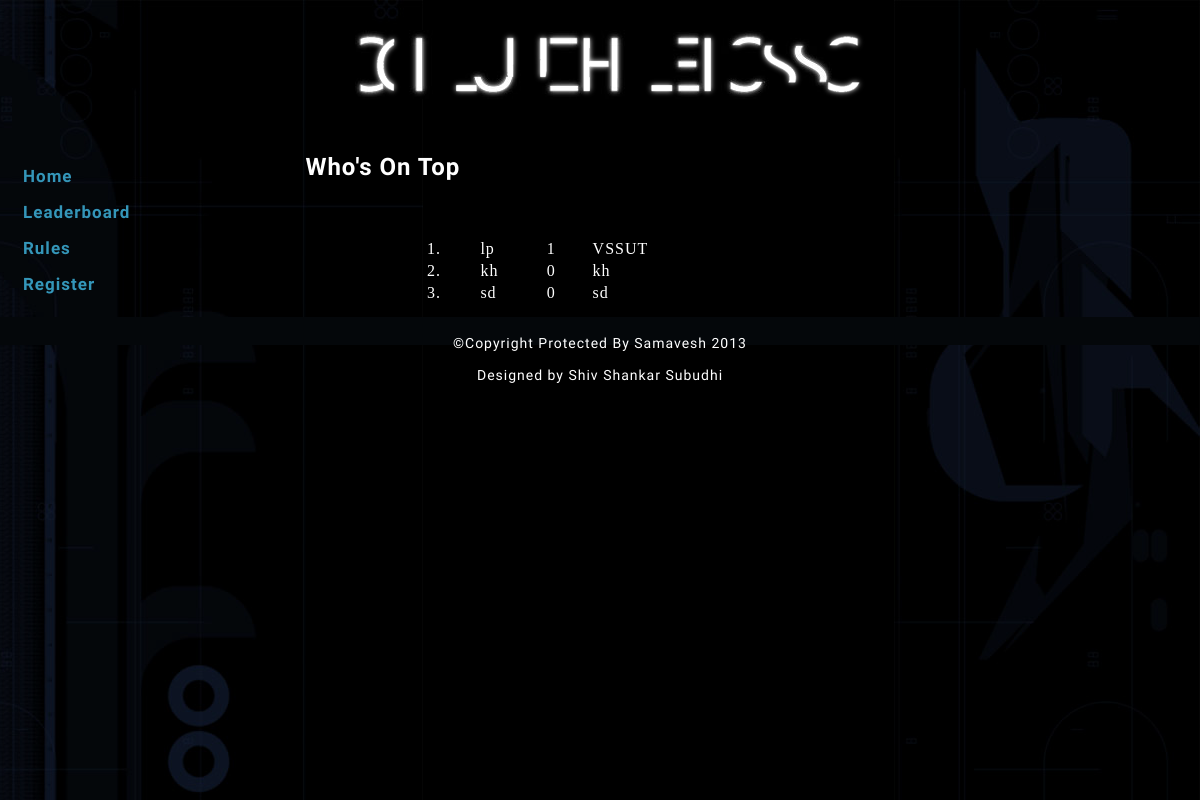
The page /leaderboard.php on the database its author committed.
### tables this page shows
CREATE TABLE IF NOT EXISTS `users` (
  `id` int(11) NOT NULL AUTO_INCREMENT,
  `name` varchar(200) DEFAULT NULL,
  `password` varchar(200) DEFAULT NULL,
  `level` int(11) DEFAULT NULL,
  `passtime` timestamp NULL DEFAULT CURRENT_TIMESTAMP ON UPDATE CURRENT_TIMESTAMP,
  `mob` varchar(20) DEFAULT NULL,
  `college` varchar(200) DEFAULT NULL,
  `email` varchar(200) DEFAULT NULL,
  `role` int(11) DEFAULT NULL,
  `fname` varchar(200) DEFAULT NULL,
  `validation` varchar(200) DEFAULT NULL,
  `validated` int(11) DEFAULT NULL,
  UNIQUE KEY `id` (`id`)
);

### leaderboard.php (the view, shortened to what this page needs)
<?php
	$sql = "SELECT * FROM users WHERE role != 10 AND role != -1 ORDER BY level DESC,passtime ASC";
	$ref = mysql_query($sql);
	$content = "<h2>Who's On Top</h2><br><br><table width = \"60%\" align = \"center\">";
	$i = 1;
	while($row = mysql_fetch_assoc($ref))
	{
		$content = $content ."<tr><td>" . $i . ".</td><td> " . $row["fname"] . "</td><td>" . $row["level"] . "</td><td></td><td>" . $row["college"]. "</td></tr>";
		$i++;
	}
	$content = $content . "</table>";
	require_once("theme/theme.php");
?>

### theme/theme.php (shortened to what this page needs)
<html>
<head>
	<link href = "theme/clueless/style.css" media = "all" rel = "stylesheet" type = "text/css">
</head>
<body onload="javascript:positionContent()">
	<div id = "watermarkleft"></div>
	<div id = "watermarkright"></div>
	<div id = "header">
		<div id = "logo">
			<img src = "theme/clueless/clueless_s.png" height = "69px" width = "495px">
		</div>
	</div>
	<div>
	<br>
		<table>
			<tr>
				<td style="vertical-align: top;" id="td1">
					<ul id = "navbar">
						<li><a href = "index.php">Home</a></li>
						<li><a href = "leaderboard.php">Leaderboard</a></li>
						<li><a href = "rules.php">Rules</a></li>
						<?php if($_SESSION["valid_user"]) :?>
						<li><a href = "logout.php">Logout</a></li>
						<?php else: ?>
						<li><a href = "register.php">Register</a></li>
						<?php endif; ?>
					</ul>
				</td>
				<td style="vertical-align: top;" id="td2">
					<div>
					<?php print $content; ?>
					</div>
				</td>
				<td style="vertical-align: top;" id="td3">
				</td>
			</tr>
		</table>
	</div>
	<div id="footer" style="position: relative !important;">
			<p>&copy;Copyright Protected By Samavesh 2013 </p>
				<p>Designed by Shiv Shankar Subudhi</p>
	</div>
</html>
</body>

### theme/clueless/style.css (style rules this page uses)
body { background:black; color:white; margin:0px; padding:0px; font-size:16px; line-height:18px; letter-spacing:1px; width:100%; min-width:600px; }
h2 { font-family:'Aldrich', sans-serif; }
a , a:visited { color:#bfff00; text-decoration:none; }
#header { height:150px; width:100%; clear:both; float:left; z-index:100; }
#footer { font-family: 'Droid Sans', sans-serif; background:#04070a; padding-top:3px; text-align:center; font-size:14px; height:25px; clear:both; width:100%; position:fixed; bottom:0; }
#navbar { font-family:'Aldrich', sans-serif; font-weight:bold; font-size:17px; width:200px; list-style:none; padding:0; }
#navbar li { width:244px; height:26px; line-height:26px; margin-top:10px; background:url(menumouseover.png) no-repeat -244px; -webkit-transition: background 0.2s ease; -moz-transition: background 0.2s ease; -o-transition: background 0.2s ease; transition: background 0.2s ease; }
#navbar a { display:block; width:95%; }
#navbar a, #navbar a:visited { padding-left:20px; color:#3496b9; text-decoration:none; }
#watermarkleft { background:url(left.jpg) no-repeat top; background-position:-100px 0; width:523px; height:1000px; position:fixed; top:0px; left:0px; opacity:.6; z-index:-100; }
#watermarkright { background:url(right.jpg) no-repeat right; width:100%; height:1000px; position:fixed; top:0px; left:0px; opacity:.6; z-index:-100; }
#logo { background:url(clueless_f.png) no-repeat; width:527px; height:69px; margin:auto; margin-top:30px; -webkit-transition: all 0.3s ease; -moz-transition: all 0.3s ease; -o-transition: all 0.3s ease; transition: all 0.3s ease; z-index:100; }
#logo img { margin-left:33px; }
img { border:none; }

### rows shown on the page
users: fname "lp", level "1", college "VSSUT"
users: fname "kh", level "0", college "kh"
users: fname "sd", level "0", college "sd"
